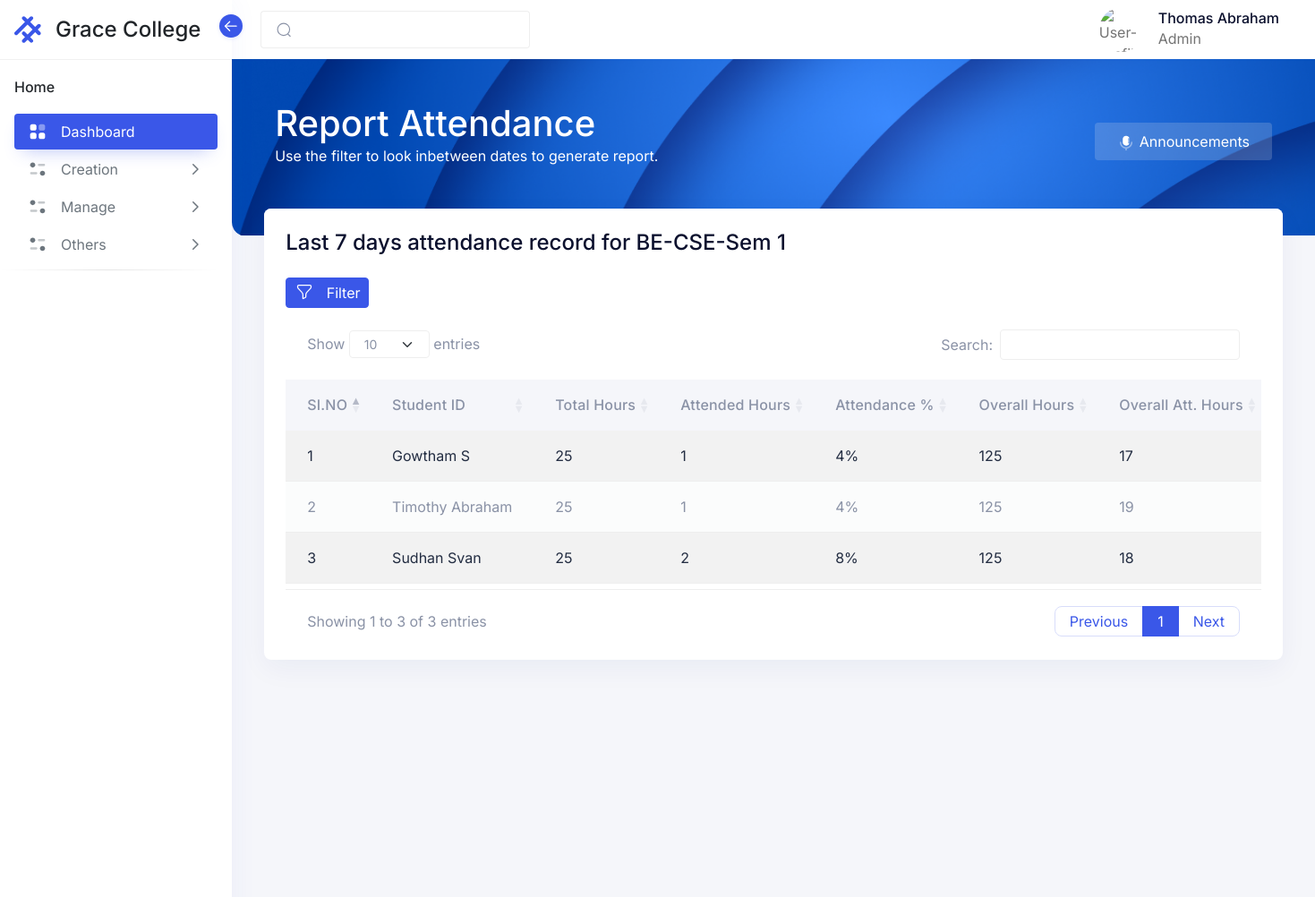
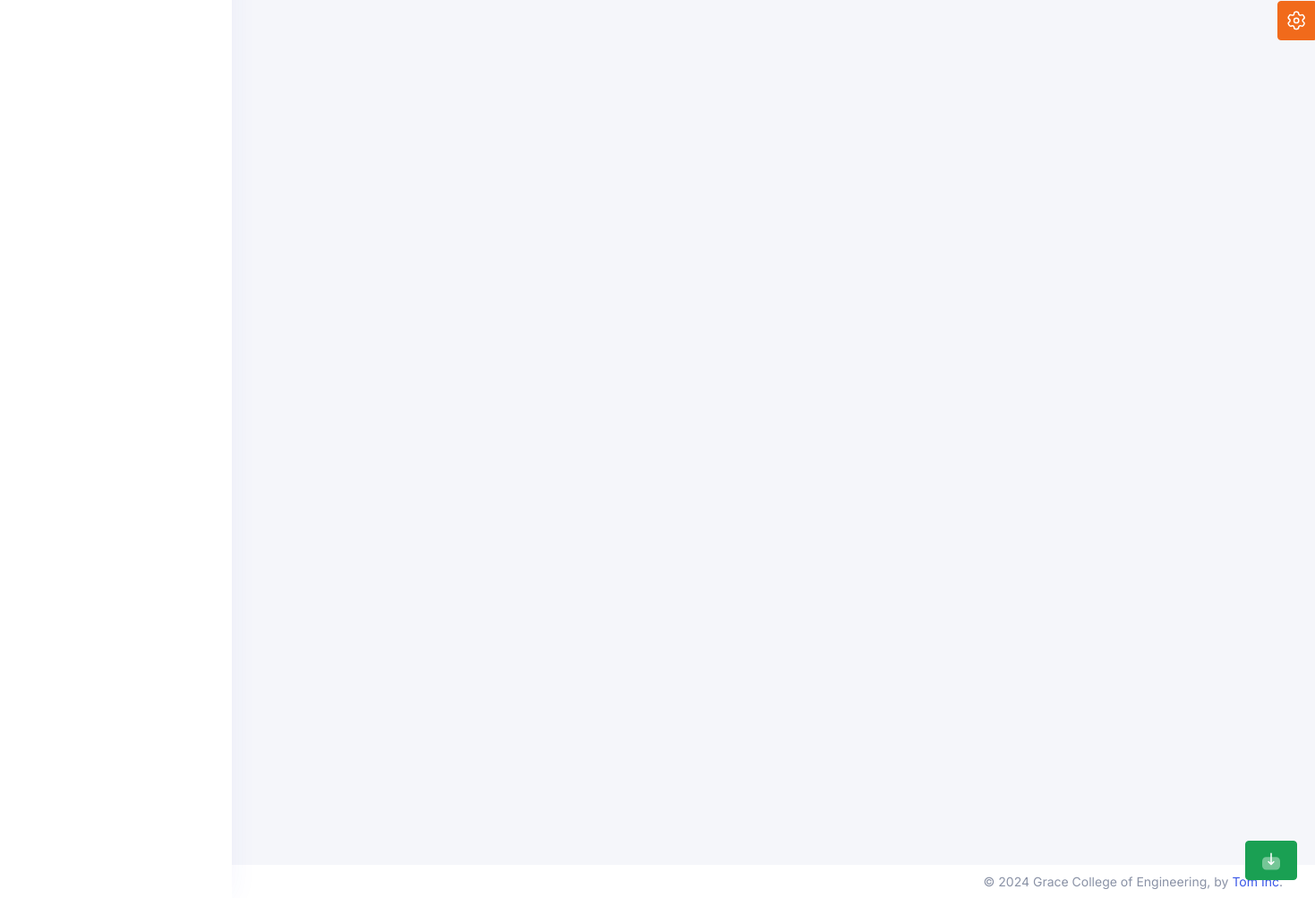
Page /admin/pages/reportAttendance.php (signed in) on the committed database (2 pictures, top to bottom).
### tables this page shows
CREATE TABLE `erp_login` (
  `user_id` int(20) NOT NULL,
  `userName` varchar(50) NOT NULL,
  `log_pwd` varchar(100) NOT NULL COMMENT 'login password',
  `phone` varchar(50) NOT NULL,
  `role` varchar(50) NOT NULL,
  `course` varchar(200) NOT NULL,
  `department` varchar(200) NOT NULL,
  `classId` int(11) NOT NULL,
  `l_name` varchar(200) NOT NULL,
  `f_name` varchar(200) NOT NULL,
  `yearOfAdmission` varchar(100) NOT NULL,
  `log_session` timestamp NOT NULL DEFAULT current_timestamp() ON UPDATE current_timestamp() COMMENT 'login session(timestamp)',
  `active` int(5) NOT NULL DEFAULT 1 COMMENT 'active status\r\n(active -1,inactive - 0)',
  `paymentStatus` int(11) NOT NULL
);

### admin/pages/reportAttendance.php (the view, shortened to what this page needs)
<?php
include('/xampp/htdocs/Intern1/Includes/Header.php');
include('../includes/Menu.php');
$sql = "SELECT DISTINCT studentId FROM erp_attendance WHERE classId = 13";
$result = mysqli_query($conn, $sql);
if ($result) {
    $studentIds = array();
    $studentsWithAttendance = array();
    while ($row = $result->fetch_assoc()) {
        $studentIds[] = $row;
    }
    foreach ($studentIds as $studentId) {
        $sql = "SELECT * FROM erp_login WHERE user_id = $studentId[studentId]";
        $result = mysqli_query($conn, $sql);
        if ($result) {
            while ($row = $result->fetch_assoc()) {
                $studentsWithAttendance[] = $row;
            }
        }
    }
}
?>
<div class="iq-navbar-header" style="height: 215px;">
    <div class="container-fluid iq-container">
        <div class="row">
            <div class="col-md-12">
                <div class="flex-wrap d-flex justify-content-between align-items-center">
                    <div>
                        <h1>Report Attendance</h1>
                        <p>Use the filter to look inbetween dates to generate report.</p>
                    </div>
                    <div>
                        <a href="" class="btn btn-link btn-soft-light">
                            Announcements
                        </a>
                    </div>
                </div>
            </div>
        </div>
    </div>
    <div class="iq-header-img">
        <img src="../../assets/images/dashboard/top-header.png" alt="header" class="theme-color-default-img img-fluid w-100 h-100 animated-scaleX">
    </div>
</div>
<div class="conatiner-fluid content-inner mt-n5 py-0">
    <div class="row">
        <div class="col-sm-12">
            <div class="card">
                <div class="card-header d-flex justify-content-between">
                    <div class="header-title">
                        <h4 class="card-title" id="heading">Last 7 days attendance record for BE-CSE-Sem 1</h4>
                    </div>
                </div>
                <div class="card-body">
                    <a href="#" class=" text-center btn btn-primary btn-icon mt-lg-0 mt-md-0 mt-3 mb-4" data-bs-toggle="modal" data-bs-target="#filterModal">
                        <i class="btn-inner">
                        </i>
                        <span>Filter</span>
                    </a>
                    <div class="table-responsive">
                        <table id="datatable" class="table table-striped" data-toggle="data-table">
                            <thead>
                                <tr>
                                    <th>SI.NO</th>
                                    <th>Student ID</th>
                                    <th>Total Hours</th>
                                    <th>Attended Hours</th>
                                    <th>Attendance %</th>
                                    <th>Overall Hours</th>
                                    <th>Overall Att. Hours</th>
                                </tr>
                            </thead>
                            <tbody>
                                <?php $i = 1;
                                foreach ($studentsWithAttendance as $studentWithAttendance) {
                                    $sql = "SELECT * FROM erp_attendance WHERE studentId = $studentWithAttendance[user_id] AND date > CURDATE() - INTERVAL 7 DAY;";
                                    $result = mysqli_query($conn, $sql);
                                    $attendanceRecords = array();
                                    if (mysqli_num_rows($result) > 0) {
                                        while ($row = $result->fetch_assoc()) {
                                            $attendanceRecords[] = $row['status'];
                                        }
                                        $noOfPresentAndAbsent = array();
                                        $noOfPresentAndAbsent[] = array_count_values($attendanceRecords);
                                        $noOfPresent = $noOfPresentAndAbsent[0][1];
                                        $sql = "SELECT * FROM erp_attendance WHERE studentId = $studentWithAttendance[user_id];";
                                        $result = mysqli_query($conn, $sql);
                                        $overallAttendanceRecords = array();
                                        while ($row = $result->fetch_assoc()) {
                                            $overallAttendanceRecords[] = $row['status'];
                                        }
                                        $overallNoOfPresentAndAbsent = array();
                                        $overallNoOfPresentAndAbsent[] = array_count_values($overallAttendanceRecords);
                                        $overallNoOfPresent = $overallNoOfPresentAndAbsent[0][1];
                                ?>
                                        <tr>
                                            <td><?php echo $i ?></td>
                                            <td><?php echo $studentWithAttendance['f_name'] . ' ' . $studentWithAttendance['l_name'] ?></td>
                                            <td>25</td>
                                            <td><?php echo ($noOfPresent) ?></td>
                                            <td><?php echo ($noOfPresent / 25) * 100 . '%' ?></td>
                                            <td>125</td>
                                            <td><?php echo ($overallNoOfPresent) ?></td>
                                        </tr>
                                <?php $i++;
                                    }
                                } ?>
                        </table>
                    </div>
                </div>
            </div>
        </div>
    </div>
    <div class="btn-download">
        <a id="downloadBtn" class="btn btn-success px-3 py-2">
        </a>
    </div>
    <?php
    include('/xampp/htdocs/Intern1/Includes/Footer.php');
    ?>

### admin/includes/Menu.php (shortened to what this page needs)
<aside class="sidebar sidebar-default sidebar-white sidebar-base navs-rounded-all ">
  <div class="sidebar-header d-flex align-items-center justify-content-start">
    <a href="/intern1/admin/home.php" class="navbar-brand">
      <div class="logo-main">
        <div class="logo-normal">
        </div>
      </div>
      <h4 class="logo-title">Grace College</h4>
    </a>
    <div class="sidebar-toggle" data-toggle="sidebar" data-active="true">
      <i class="icon">
      </i>
    </div>
  </div>
  <div class="sidebar-body pt-0 data-scrollbar">
    <div class="sidebar-list">
      <ul class="navbar-nav iq-main-menu" id="sidebar-menu">
        <li class="nav-item static-item">
          <a class="nav-link static-item disabled" href="../Gallery" tabindex="-1">
            <span class="default-icon">Home</span>
          </a>
        </li>
        <li class="nav-item">
          <a class="nav-link active" aria-current="page" href="../Gallery">
            <i class="icon">
            </i>
            <span class="item-name">Dashboard</span>
          </a>
        </li>
        <li class="nav-item">
          <a class="nav-link" data-bs-toggle="collapse" href="#horizontal-menu1" role="button" aria-expanded="false" aria-controls="horizontal-menu1">
            <i class="icon">
            </i>
            <span class="item-name">Creation</span>
            <i class="right-icon">
              <svg class="icon-18" xmlns="http://www.w3.org/2000/svg" width="18" fill="none" viewBox="0 0 24 24" stroke="currentColor">
                <path stroke-linecap="round" stroke-linejoin="round" stroke-width="2" d="M9 5l7 7-7 7" />
              </svg>
            </i>
          </a>
        </li>
        <li class="nav-item">
          <a class="nav-link" data-bs-toggle="collapse" href="#horizontal-menu2" role="button" aria-expanded="false" aria-controls="horizontal-menu2">
            <i class="icon">
            </i>
            <span class="item-name">Manage</span>
            <i class="right-icon">
              <svg class="icon-18" xmlns="http://www.w3.org/2000/svg" width="18" fill="none" viewBox="0 0 24 24" stroke="currentColor">
                <path stroke-linecap="round" stroke-linejoin="round" stroke-width="2" d="M9 5l7 7-7 7" />
              </svg>
            </i>
          </a>
        </li>
        <li class="nav-item">
          <a class="nav-link" data-bs-toggle="collapse" href="#horizontal-menu3" role="button" aria-expanded="false" aria-controls="horizontal-menu3">
            <i class="icon">
            </i>
            <span class="item-name">Others</span>
            <i class="right-icon">
              <svg class="icon-18" xmlns="http://www.w3.org/2000/svg" width="18" fill="none" viewBox="0 0 24 24" stroke="currentColor">
                <path stroke-linecap="round" stroke-linejoin="round" stroke-width="2" d="M9 5l7 7-7 7" />
              </svg>
            </i>
          </a>
            </li> -->
          </ul>
        <li>
          <hr class="hr-horizontal">
        </li>
    </div>
  </div>
</aside>
<main class="main-content">
  <div class="position-relative iq-banner">
    <nav class="nav navbar navbar-expand-lg navbar-light iq-navbar">
      <div class="container-fluid navbar-inner">
        <div class="input-group search-input">
          <span class="input-group-text" id="search-input">
          </span>
          <input type="search" class="form-control" placeholder="">
        </div>
        <div class="collapse navbar-collapse" id="navbarSupportedContent">
          <ul class="mb-2 navbar-nav ms-auto align-items-center navbar-list mb-lg-0">
            <li class="nav-item dropdown">
              <a class="py-0 nav-link d-flex align-items-center" href="#" id="navbarDropdown" role="button" data-bs-toggle="dropdown" aria-expanded="false">
                <img src="/intern1/assets/images/avatars/01.png" alt="User-Profile" class="theme-color-default-img img-fluid avatar avatar-50 avatar-rounded">
                <div class="caption ms-3 d-none d-md-block ">
                  <h6 class="mb-0 caption-title"><?php echo ucfirst($f_fname . " " . $f_lname) ?></h6>
                  <p class="mb-0 caption-sub-title"><?php echo ucfirst($f_role) ?></p>
                </div>
              </a>
            </li>
          </ul>
        </div>
      </div>
    </nav>
  </div>

### rows in the picture
erp_login: f_name+l_name "Thomas Abraham", role "Admin"
erp_login: f_name "Gowtham", l_name "S", noOfPresent "1", noOfPresent "4", overallNoOfPresent "17"
erp_login: f_name "Timothy", l_name "Abraham", noOfPresent "1", noOfPresent "4", overallNoOfPresent "19"
erp_login: f_name "Sudhan", l_name "Svan", noOfPresent "2", noOfPresent "8", overallNoOfPresent "18"
